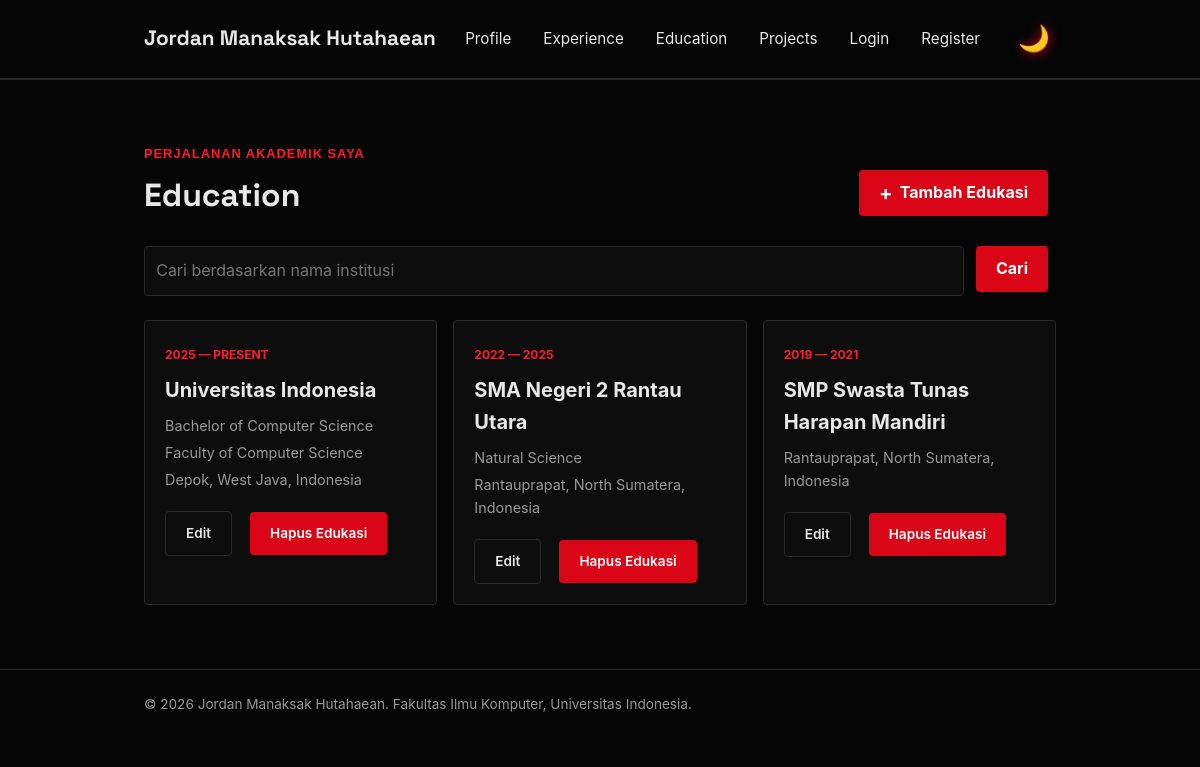
The app's page /education/ with its own data.
### main/models.py (models this page shows, shortened)
class Education(models.Model):
    id = models.UUIDField(primary_key=True, default=uuid.uuid4, editable=False)
    institution = models.CharField(max_length=255)
    degree = models.CharField(max_length=255, blank=True, default="")
    faculty = models.CharField(max_length=255, blank=True, default="")
    location = models.CharField(max_length=255)
    start_year = models.IntegerField()
    end_year = models.IntegerField(null=True, blank=True)
    class Meta:
        ordering = ['-start_year']
    @property
    def year_display(self):
        if self.end_year:
            return f"{self.start_year} — {self.end_year}"
        return f"{self.start_year} — Present"

### main/views.py (the view)
# urls.py: path("education/", show_education, name="show_education"),
def show_education(request):
    json_response = get_education_json(request)
    educations = serializers.deserialize(
        "json", json_response.content.decode("utf-8")
    )
    educations = [edu.object for edu in educations]
    institution_query = request.GET.get("institution", "").strip()
    context = {
        "name": "Jordan Manaksak Hutahaean",
        "education_list": educations,
        "institution_query": institution_query,
    }
    return render(request, "education.html", context)

### main/views.py (called while the page is built)
def get_education_json(request):
    institution_query = request.GET.get("institution", "").strip()
    educations = Education.objects.all()
    if institution_query:
        educations = educations.filter(institution__icontains=institution_query)
    educations_json = serializers.serialize("json", educations)
    return HttpResponse(educations_json, content_type="application/json")

### templates/education.html (shortened to what this page needs)
{% extends 'base.html' %}
{% block content %}
<main>
    <section class="education-section" id="education">
        <div class="container">
            <p class="section-kicker">Perjalanan akademik saya</p>
            <div class="project-header">
                <h1>Education</h1>
                <a href="{% url 'main:create_education' %}"
                   class="button project-add-button">
                    <span aria-hidden="true">+</span>
                    Tambah Edukasi
                </a>
            </div>
            <form method="get"
                  action="{% url 'main:show_education' %}"
                  class="project-search">
                <input type="search"
                       name="institution"
                       value="{{ institution_query }}"
                       placeholder="Cari berdasarkan nama institusi"
                       class="project-search__input"
                       aria-label="Cari berdasarkan nama institusi">
                <button type="submit" class="button">Cari</button>
            </form>
            <div class="education-grid">
                {% for edu in education_list %}
                    <article class="education-card">
                        <span class="education-year">
                            {{ edu.year_display }}
                        </span>
                        <h2>{{ edu.institution }}</h2>
                        {% if edu.degree %}
                            <p class="education-degree">{{ edu.degree }}</p>
                        {% endif %}
                        {% if edu.faculty %}
                            <p class="education-faculty">
                                {{ edu.faculty }}
                            </p>
                        {% endif %}
                        <p class="education-location">
                            {{ edu.location }}
                        </p>
                        <div class="project-card-actions">
                            <div class="project-actions">
                                <a href="{% url 'main:update_education' edu.id %}" class="button button-secondary">Edit</a>
                                {% include "components/education_delete_modal.html" with education=edu %}
                            </div>
                        </div>
                    </article>
                {% endfor %}
            </div>
        </div>
    </section>
</main>
{% endblock content %}

### templates/components/education_delete_modal.html (shortened to what this page needs)
<p class="experience-status">
    <button type="button"
            class="button button-danger"
            popovertarget="delete-education-{{ education.id }}"
            aria-label="Hapus {{ education.institution }}"
            title="Hapus edukasi">
        Hapus Edukasi
    </button>
</p>

### static/css/style.css (style rules this page uses)
* { margin: 0; padding: 0; box-sizing: border-box; }
:root { --ink: #e8e8e8; --paper: #050505; --accent: #d90416; --accent-dark: #ff1a2e; --line: #292929; --text-muted: #999999; --card: #0d0d0d; --radius: 4px; --glow: rgba(217, 4, 22, 0.4); }
body { font-family: -apple-system, "Rajdhani", Roboto, Helvetica, Arial, sans-serif; color: var(--ink); background-color: var(--paper); line-height: 1.6; transition: background-color 0.3s ease, color 0.3s ease; }
h1, .brand { font-family: "Space Grotesk", -apple-system, sans-serif; }
.container { max-width: 960px; margin: 0 auto; padding: 0 1.5rem; }
.section-kicker { color: var(--accent-dark); font-family: "Orbitron", sans-serif; font-size: 0.8rem; font-weight: 700; letter-spacing: 0.08em; text-transform: uppercase; }
.experience-status { margin-top: 1rem; font-size: 0.85rem; font-weight: 600; }
.education-section { padding: 4rem 0; border-top: 1px solid var(--line); }
.education-section h1 { margin: 0.4rem 0 1.5rem; font-size: 2rem; }
.education-grid { display: grid; grid-template-columns: repeat(auto-fit, minmax(240px, 1fr)); gap: 1rem; }
.education-card { padding: 1.25rem; background-color: var(--card); border: 1px solid var(--line); border-radius: var(--radius); transition: transform 0.3s ease, border-color 0.3s ease, box-shadow 0.3s ease, background-color 0.3s ease; }
.education-year { color: var(--accent-dark); font-size: 0.75rem; font-weight: 700; text-transform: uppercase; }
.education-card h2 { margin: 0.5rem 0; font-size: 1.25rem; }
.education-degree, .education-faculty, .education-location { color: var(--text-muted); font-size: 0.9rem; margin-bottom: 0.25rem; }
.button { display: inline-block; height: fit-content; border: 0; border-radius: var(--radius); padding: 0.65rem 1.25rem; background: var(--accent); color: #ffffff; cursor: pointer; font: inherit; font-weight: 700; text-decoration: none; transition: all 0.2s ease; margin-right: 0.5rem; }
.button-secondary { background: var(--card); border: 1px solid var(--line); color: var(--ink); }
.button-danger { background: var(--accent); color: #ffffff; }
.project-header { width: 100%; display: flex; justify-content: space-between; align-items: center; gap: 1rem; margin-bottom: 1.5rem; }
.project-header h1 { margin-bottom: 0; }
.project-add-button { display: inline-flex; align-items: center; gap: 0.45rem; }
.project-add-button span { font-size: 1.25rem; line-height: 1; }
.project-search { display: flex; gap: 0.75rem; margin-bottom: 1.5rem; }
.project-search__input { width: 100%; min-width: 0; padding: 0.7rem; border: 1px solid var(--line); border-radius: var(--radius); background: var(--card); color: var(--ink); font: inherit; transition: background-color 0.3s ease, color 0.3s ease; }
.project-actions { display: flex; align-items: center; flex-wrap: wrap; gap: 10px; margin-top: 1rem; }
.project-actions .button { font-size: 0.85rem; font-weight: 600; }
.project-card-actions { display: flex; flex-direction: column; margin-top: auto; }
.project-actions .experience-status { margin-top: 0; }

### records on screen
Education: year_display "2025 — PRESENT", institution "Universitas Indonesia", degree "Bachelor of Computer Science", faculty "Faculty of Computer Science", location "Depok, West Java, Indonesia"
Education: year_display "2022 — 2025", institution "SMA Negeri 2 Rantau Utara", degree "Natural Science", location "Rantauprapat, North Sumatera, Indonesia"
Education: year_display "2019 — 2021", institution "SMP Swasta Tunas Harapan Mandiri", location "Rantauprapat, North Sumatera, Indonesia"

### other values on screen
{{ name }} "Jordan Manaksak Hutahaean"
